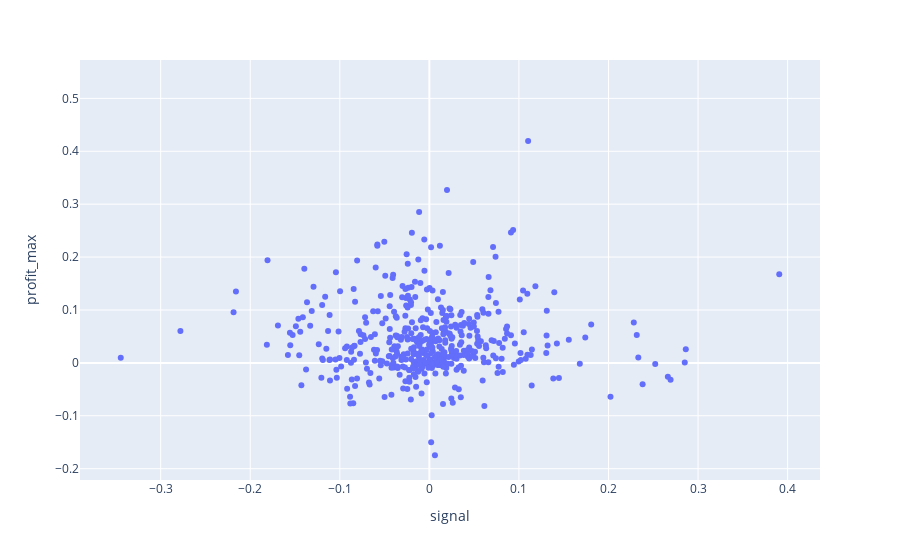

Notebook source saved alongside this figure:
### Markdown cell above
## Plot signal vs. price samples

### Code cell
import plotly.express as px
fig = px.scatter(df, x="signal", y="profit_max")
fig.show()

fig = px.scatter(df, x="signal", y="profit")
fig.show()

### Figure 1 — Plotly figure (JSON) as saved in the notebook; plotly's stock layout.template omitted (floating-point values rounded to 4 significant figures; data arrays with more than 128 entries replaced by an {"elided": "..."} marker saying what was removed)
{"data": [{"hovertemplate": "signal=%{x}<br>profit_max=%{y}<extra></extra>", "legendgroup": "", "marker": {"color": "#636efa", "symbol": "circle"}, "mode": "markers", "name": "", "orientation": "v", "showlegend": false, "type": "scatter", "x": {"elided": "483 float values"}, "xaxis": "x", "y": {"elided": "483 float values"}, "yaxis": "y"}], "layout": {"legend": {"tracegroupgap": 0}, "margin": {"t": 60}, "xaxis": {"anchor": "y", "domain": [0, 1], "title": {"text": "signal"}}, "yaxis": {"anchor": "x", "domain": [0, 1], "title": {"text": "profit_max"}}}}
